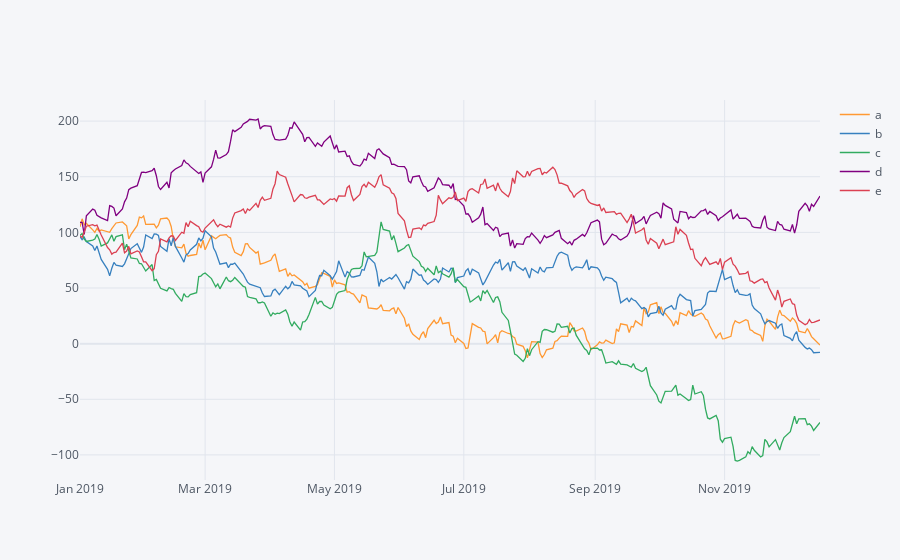

Notebook source saved alongside this figure:
### Code cell
plyo.iplot(df.iplot(asFigure=True), 
           # image='png',
           filename='ply_01')

### Figure 1 — Plotly figure (JSON) as saved in the notebook; plotly's stock layout.template omitted (floating-point values rounded to 4 significant figures; data arrays with more than 128 entries replaced by an {"elided": "..."} marker saying what was removed)
{"data": [{"line": {"color": "rgba(255, 153, 51, 1.0)", "dash": "solid", "shape": "linear", "width": 1.3}, "mode": "lines", "name": "a", "text": "", "type": "scatter", "x": {"elided": "250 str values"}, "y": {"elided": "250 float values"}}, {"line": {"color": "rgba(55, 128, 191, 1.0)", "dash": "solid", "shape": "linear", "width": 1.3}, "mode": "lines", "name": "b", "text": "", "type": "scatter", "x": {"elided": "250 str values"}, "y": {"elided": "250 float values"}}, {"line": {"color": "rgba(50, 171, 96, 1.0)", "dash": "solid", "shape": "linear", "width": 1.3}, "mode": "lines", "name": "c", "text": "", "type": "scatter", "x": {"elided": "250 str values"}, "y": {"elided": "250 float values"}}, {"line": {"color": "rgba(128, 0, 128, 1.0)", "dash": "solid", "shape": "linear", "width": 1.3}, "mode": "lines", "name": "d", "text": "", "type": "scatter", "x": {"elided": "250 str values"}, "y": {"elided": "250 float values"}}, {"line": {"color": "rgba(219, 64, 82, 1.0)", "dash": "solid", "shape": "linear", "width": 1.3}, "mode": "lines", "name": "e", "text": "", "type": "scatter", "x": {"elided": "250 str values"}, "y": {"elided": "250 float values"}}], "layout": {"legend": {"bgcolor": "#F5F6F9", "font": {"color": "#4D5663"}}, "paper_bgcolor": "#F5F6F9", "plot_bgcolor": "#F5F6F9", "title": {"font": {"color": "#4D5663"}}, "xaxis": {"gridcolor": "#E1E5ED", "showgrid": true, "tickfont": {"color": "#4D5663"}, "title": {"font": {"color": "#4D5663"}, "text": ""}, "zerolinecolor": "#E1E5ED"}, "yaxis": {"gridcolor": "#E1E5ED", "showgrid": true, "tickfont": {"color": "#4D5663"}, "title": {"font": {"color": "#4D5663"}, "text": ""}, "zerolinecolor": "#E1E5ED"}}}
